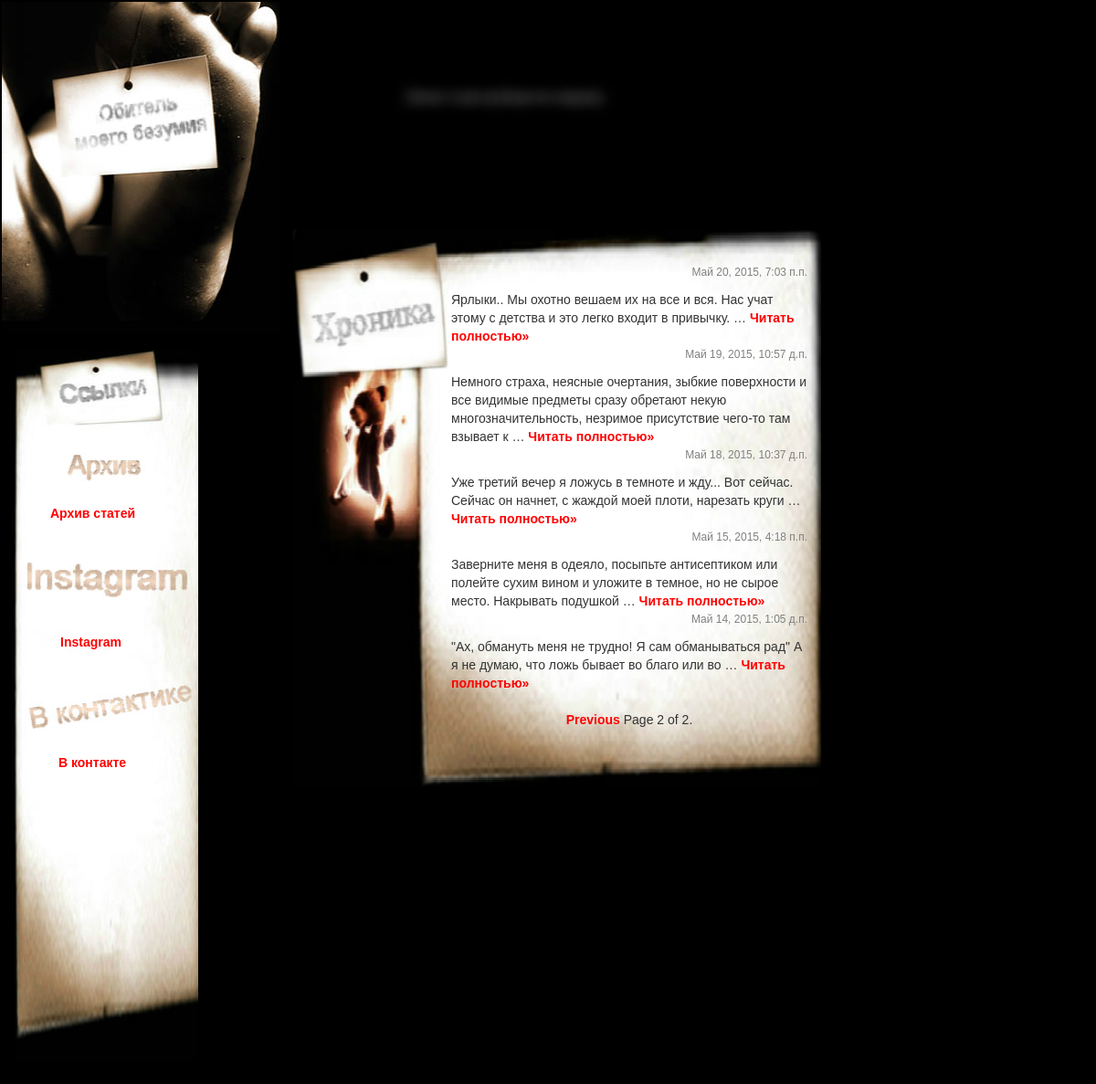
Screenshot of /blog/?page=2 with the database file from the repository.
### blog/models.py (models this page shows, shortened)
class Post(models.Model):
    title = models.CharField(max_length=255)
    datetime = models.DateTimeField('Дата публикации')
    content = models.TextField(max_length=10000)

### blog/views.py (the view)
def news(request):
    posts_list = Post.objects.all().order_by('-datetime')
    paginator = Paginator(posts_list, 5)
    page = request.GET.get('page')
    try:
        posts = paginator.page(page)
    except PageNotAnInteger:
        posts = paginator.page(1)
    except EmptyPage:
        posts = paginator.page(paginator.num_pages)
    vars = dict(
        posts=posts,
        )
    return render_to_response('blog/post_list.html', vars, context_instance=RequestContext(request))

### templates/blog/post_list.html (shortened to what this page needs)
{% extends 'blog/base.html' %}
{% block content %}
    {% for post in posts %}
        <p class='datetime'>{{ post.datetime }}</p>
        {{ post.content|truncatewords:20|safe}}
        <a href="{% url 'blog:one_new' post.id %}">Читать полностью&raquo;</a>
    {% empty %}
    <p>Нет постов</p>
    {% endfor %}
    <br>
    <br>
    <div id="pages" align="center">
        {% if posts.has_previous %}
            <a href="?page={{ posts.previous_page_number }}">Previous</a>
        {% endif %}
    <span class="current">
        Page {{ posts.number }} of {{ posts.paginator.num_pages }}.
    </span>
    </div>
{% endblock %}

### rows the page displays
Post: datetime "Май 20, 2015, 7:03 п.п.", content "Ярлыки.. Мы охотно вешаем их на все и вся. Нас учат этому с детства и это легко входит в привычку. …"
Post: datetime "Май 19, 2015, 10:57 д.п.", content "Немного страха, неясные очертания, зыбкие поверхности и все видимые предметы сразу обретают некую многозначительность, незримое присутствие чего-то там взывает к …"
Post: datetime "Май 18, 2015, 10:37 д.п.", content "Уже третий вечер я ложусь в темноте и жду... Вот сейчас. Сейчас он начнет, с жаждой моей плоти, нарезать круги …"
Post: datetime "Май 15, 2015, 4:18 п.п.", content "Заверните меня в одеяло, посыпьте антисептиком или полейте сухим вином и уложите в темное, но не сырое место. Накрывать подушкой …"
Post: datetime "Май 14, 2015, 1:05 д.п.", content "\"Ах, обмануть меня не трудно! Я сам обманываться рад\" А я не думаю, что ложь бывает во благо или во …"

### other values shown
{{ posts.number }} "2"
{{ posts.paginator.num_pages }} "2"
